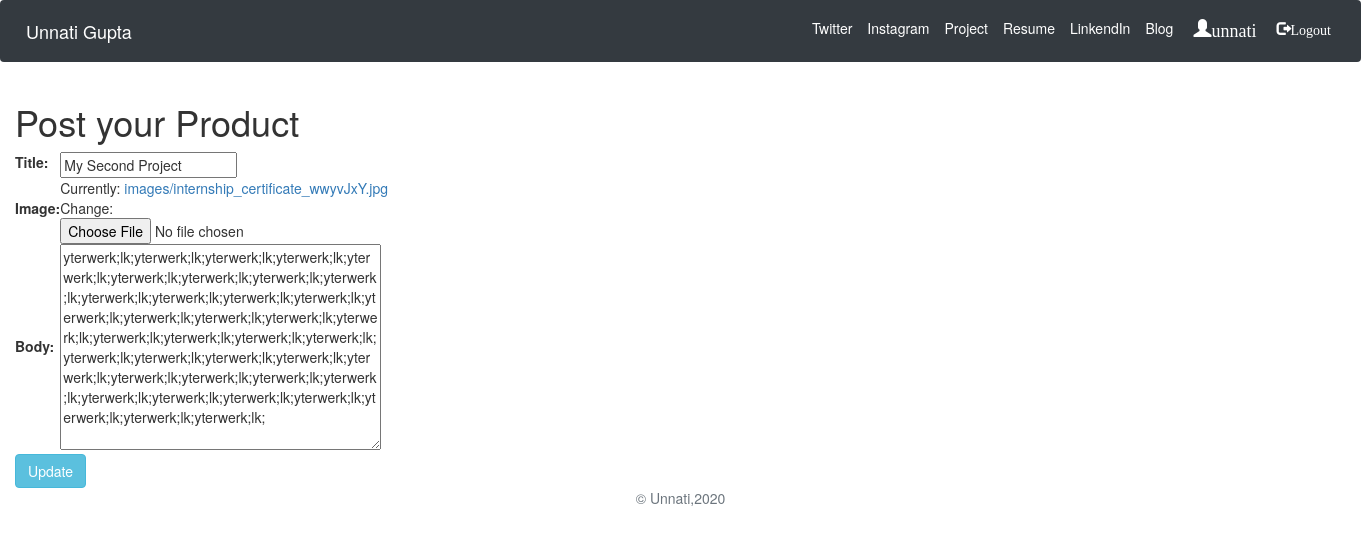
Page /updateproduct/28 (signed in) on the committed database.
### product/models.py (models this page shows)
class Product(models.Model):
    title = models.CharField(max_length=255)
    publish_time = models.DateTimeField(auto_now_add=True)
    image = models.ImageField(upload_to='images/')
    body = models.TextField()

### product/views.py (the view, shortened to what this page needs)
# urls.py: path('updateproduct/<int:pk>', product.views.UpdateProduct.as_view()),
class UpdateProduct(UpdateView):
    model = Product
    fields=['title','image','body']
    template_name = 'product/updateproduct.html'

### templates/product/updateproduct.html (shortened to what this page needs)
{% extends 'jobs/home.html' %}
{% load static %}
{% block body_block %}
<div class="container-fluid">
<h1>Post your Product</h1>
  <form class="" method="post" enctype="multipart/form-data">
  <table>
    {{form.as_table}}
  </table>
    <button type="submit" name="button" class="btn btn-info">Update</button>
  </form>
</div>
{% endblock %}

### templates/jobs/home.html (shortened to what this page needs)
{% load static %}
<!doctype html>
<html lang="en" xmlns="http://www.w3.org/1999/html">
  <head>
<link rel="stylesheet" href="https://stackpath.bootstrapcdn.com/bootstrap/4.5.2/css/bootstrap.min.css"
>
        <link rel="stylesheet" href="https://maxcdn.bootstrapcdn.com/bootstrap/4.5.2/css/bootstrap.min.css">
        <link rel="stylesheet" href="https://maxcdn.bootstrapcdn.com/bootstrap/3.4.1/css/bootstrap.min.css">
  </head>
  <body>
    <header>
  <nav class="navbar navbar-expand-lg navbar-dark bg-dark">
  <a class="navbar-brand" href="/">Unnati Gupta</a>
  <div class="collapse navbar-collapse" id="navbarNavAltMarkup" >
    <div class="navbar-nav ml-auto" >
      <a class="nav-link active" href=" https://twitter.com/UnnatiG34125168" style="margin-left:500px;padding-left:140px;">Twitter</a>
      <a class="nav-link active" href=" https://www.instagram.com/___unn_ati_gupta___/" style="padding-left:10px;">Instagram</a>
             <a class="nav-link active" href="/product"style="padding-left:10px;">Project</a>
      <a class="nav-link active" href="{% static 'unnati gupta resume.pdf'%}"style="padding-left:10px;">Resume</a>
      <a class="nav-link active" href="https://www.linkedin.com/in/unnati-gupta-a62563183/"style="padding-left:10px;">LinkendIn</a>
      <a class="nav-link active" href="/blog"style="padding-left:10px;">Blog</a>
          {% if not request.user.is_authenticated %}
                <a class="nav-link active" href="/accounts/login"  style="font-size:15px;padding-left:40px;"><span class="glyphicon glyphicon-log-in">&nbsp;Login </span></a>
          {% else %}
                  <a href="">  <h4 style="color:white;margin-top: 5px;padding-left:15px;"><span class="glyphicon glyphicon-user">{{user.get_username}}</h4></li></a>
          {% endif %}
          {% if request.user.is_authenticated %}
                <a class="nav-link active" href="/accounts/logout" style="padding-left:20px;"><span class="glyphicon glyphicon-log-out">Logout </span> </a>
          {% endif %}
    </div>
  </div>
</nav>
</header>
                                      {% block body_block %}{% endblock %}
<footer class="text-muted">
  <div class="container text-center" >
      &copy; Unnati,{% now "Y" %}
    </div>
</footer>
  </body>
</html>

### rows in the picture
Product: title "My Second Project", body "yterwerk;lk;yterwerk;lk;yterwerk;lk;yterwerk;lk;yterwerk;lk;yterwerk;lk;yterwerk;lk;yterwerk;lk;yterwerk;lk;yterwerk;lk;yterwerk;lk;yterwerk;lk;yterwerk;lk;yterwerk;lk;yterwerk;lk;yterwerk;lk;yterwerk;lk;yterwerk;lk;yterwerk;lk;yterwerk;lk;yterwerk;lk;yterwerk;lk;yterwerk;lk;yterwerk;lk;yterwerk;lk;yterwerk;lk;yterwerk;lk;yterwerk;lk;yterwerk;lk;yterwerk;lk;yterwerk;lk;yterwerk;lk;yterwerk;lk;yterwerk;lk;yterwerk;lk;yterwerk;lk;yterwerk;lk;yterwerk;lk;"

### other values in the picture
{{ user.get_username }} "unnati"
